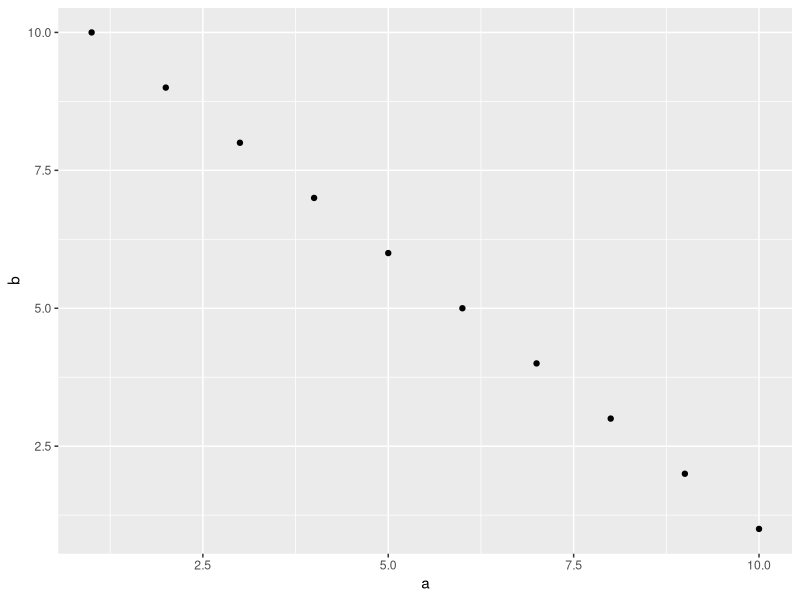

Write the R code that produced this figure.
# start of script
# load library
library(tidyverse)
# make a tibble
df <- tibble(a = 1:10, b = 10:1)
ggplot(df, aes(a, b)) + 
    geom_point()  # plot the tibble
# end of script
